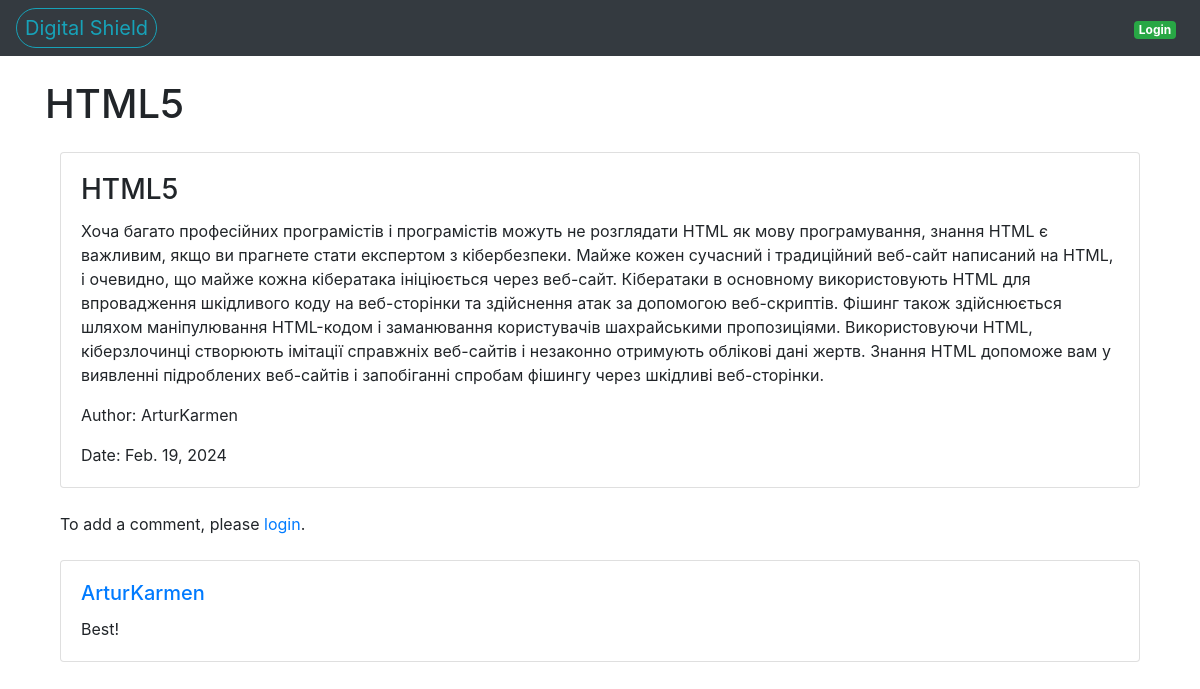
Page /10/ on the committed database.
### blog/models.py (models this page shows, shortened)
class Post(models.Model):
    title = models.CharField('Заголовок записи', max_length=150)
    description = models.TextField('Текст записи')
    author = models.CharField('Имя автора', max_length=100)
    date = models.DateField('Дата публикации')
    class Meta:
        verbose_name = 'Запись'
        verbose_name_plural = 'Записи'

class Comments(models.Model):
    email=models.EmailField()
    name=models.CharField('Имя', max_length=50)
    text_comments = models.TextField('Текст комментария', max_length=2000)
    post = models.ForeignKey(Post, verbose_name='Публикация', on_delete=models.CASCADE)
    class Meta:
        verbose_name = 'Комментарий'
        verbose_name_plural = 'Комментарии'

### blog/views.py (the view)
# urls.py: path('<int:pk>/',views.PostDetail.as_view(),name='post-detail'),
class PostDetail(View):
    def get(self, request, pk):
        post = Post.objects.get(id=pk) # получить по id
        return render(request, 'blog/blog_detail.html',{'post': post})

### templates/blog/blog_detail.html (shortened to what this page needs)
{% extends 'blog/base.html' %}
{% block content_title %}{{ post.title }}{% endblock %}
{% block content %}
    <div class="container mt-4">
        <div class="row">
            <div class="col-lg-12">
                <div class="card">
                    <div class="card-body">
                        <h3 class="card-title">{{ post.title }}</h3>
                        <div class="item">
                            <div class="text left">
                                <p class="card-text">{{ post.description }}</p>
                                <p class="card-text">Author: {{ post.author }}</p>
                                <p class="card-text">Date: {{ post.date }}</p>
                            </div>
                        </div>
                    </div>
                </div>
                {% if user.is_authenticated %}
                    <div class="form-comment mt-4">
                        <h3>Leave a comment</h3>
                        <form action="{% url 'comments_add' post.id %}" method="post">
                            {% csrf_token %}
                            <div class="form-group">
                                <label for="text_comments">Your comment</label>
                                <input type="text" class="form-control" name="text_comments" required>
                            </div>
                            <input type="hidden" name="name" value="{{ user.username }}">
                            <input type="hidden" name="email" value="{{ user.email }}">
                            <button type="submit" class="btn btn-primary">Add comment</button>
                        </form>
                    </div>
                {% else %}
                    <p class="mt-4">To add a comment, please <a href="{% url 'login' %}">login</a>.</p>
                {% endif %}
                <div class="mt-4">
                    {% for comment in post.comments_set.all %}
                        <div class="card mt-2">
                            <div class="card-body">
                                <h5 class="card-title">
                                    <a href="{% url 'profile' comment.name%}">{{ comment.name }}</a>
                                </h5>
                                <p class="card-text">{{ comment.text_comments }}</p>
                            </div>
                        </div>
                    {% endfor %}
                </div>
            </div>
        </div>
    </div>
{% endblock %}

### rows in the picture
Post: title "HTML5", description "Хоча багато професійних програмістів і програмістів можуть не розглядати HTML як мову програмування, знання HTML є важливим, якщо ви прагнете стати експертом з кібербезпеки. Майже кожен сучасний і традиційний веб-сайт написаний на HTML, і очевидно, що майже кожна кібератака ініціюється через веб-сайт. Кібератаки в основному використовують HTML для впровадження шкідливого коду на веб-сторінки та здійснення атак за допомогою веб-скриптів. Фішинг також здійснюється шляхом маніпулювання HTML-кодом і заманювання користувачів шахрайськими пропозиціями. Використовуючи HTML, кіберзлочинці створюють імітації справжніх веб-сайтів і незаконно отримують облікові дані жертв. Знання HTML допоможе вам у…", author "ArturKarmen", date "Feb. 19, 2024"
Comments: name "ArturKarmen", text_comments "Best!"
